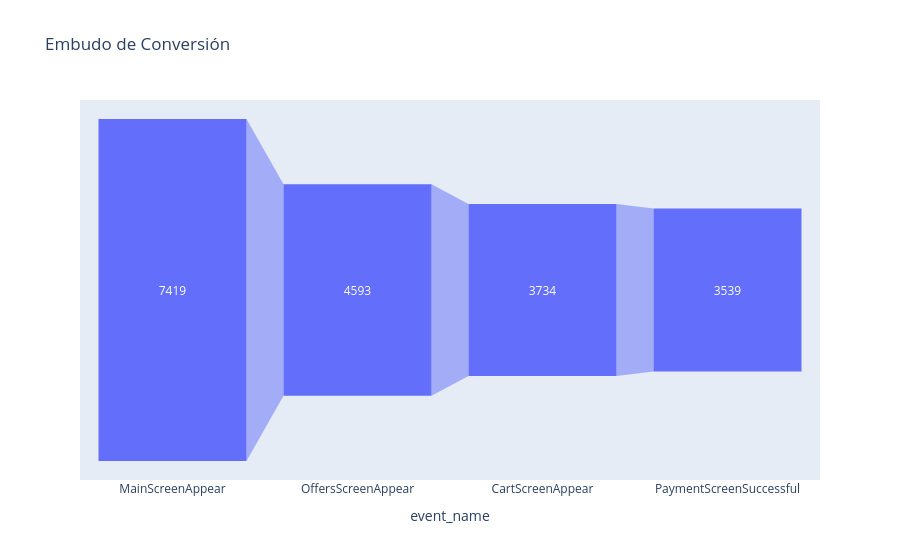

This figure's notebook cell:
### Markdown cell above
Calculamos proporción de paso entre etapas, la primera etapa tendrá NaN porque no tiene etapa anterior.

### Code cell
fig = px.funnel(
funnel_users, 
x='event_name', 
y='unique_users', 
title='Embudo de Conversión',
)
fig.show()

### Figure 1 — Plotly figure (JSON) as saved in the notebook; plotly's stock layout.template omitted (floating-point values rounded to 4 significant figures)
{"data": [{"hovertemplate": "event_name=%{x}<br>unique_users=%{y}<extra></extra>", "legendgroup": "", "marker": {"color": "#636efa"}, "name": "", "orientation": "v", "showlegend": false, "type": "funnel", "x": ["MainScreenAppear", "OffersScreenAppear", "CartScreenAppear", "PaymentScreenSuccessful"], "xaxis": "x", "y": [7419, 4593, 3734, 3539], "yaxis": "y"}], "layout": {"legend": {"tracegroupgap": 0}, "title": {"text": "Embudo de Conversión"}, "xaxis": {"anchor": "y", "domain": [0, 1], "title": {"text": "event_name"}}, "yaxis": {"anchor": "x", "domain": [0, 1], "title": {"text": "unique_users"}}}}
